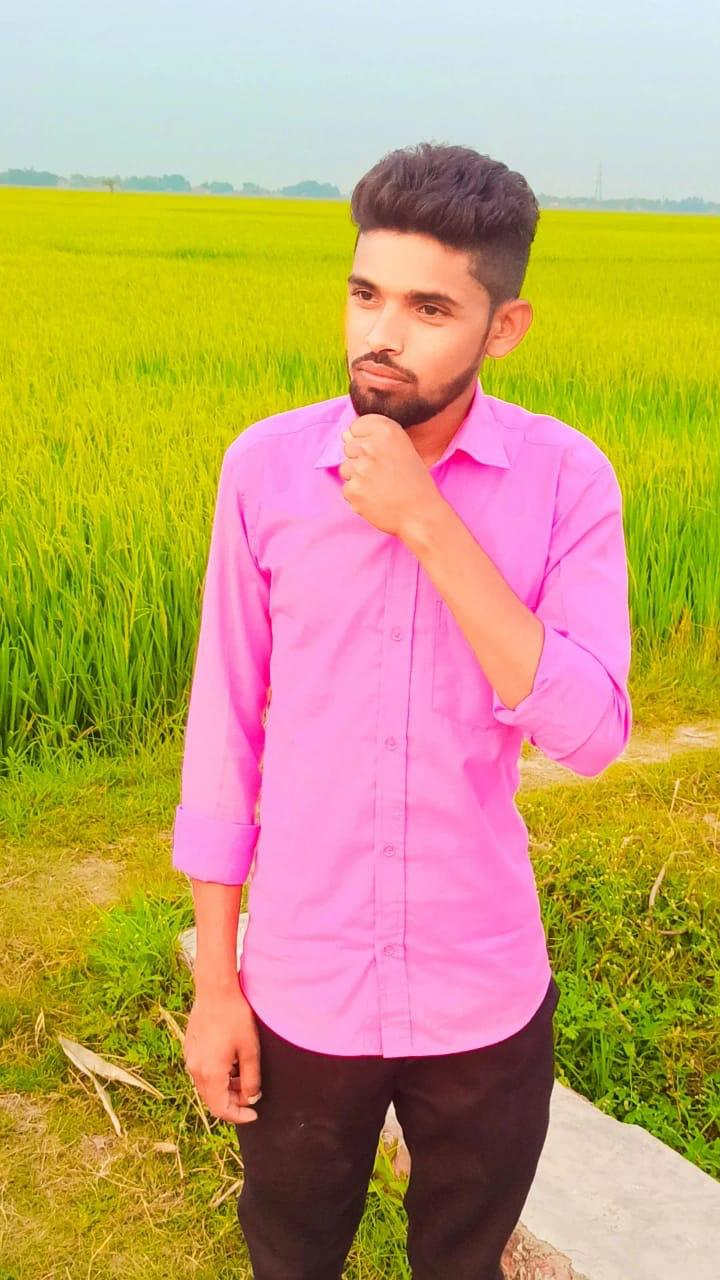
#> input picture img.jpg, 720 x 1280 px, given in place of the camera
$ python fram_diferencing.py
#> lines starting #> are read from the running program, lines starting #| are printed output that depends on the picture
import cv2
import numpy as np

# for getting fram from camera
def get_fram(cap):
    ret ,fram = cap.read()
#> fram is the input picture: shape (1280, 720, 3); mean B, G, R 108.6, 161.9, 193.8
    fram = cv2.resize(fram,None,fx=0.4,fy=0.4,interpolation=cv2.INTER_CUBIC)
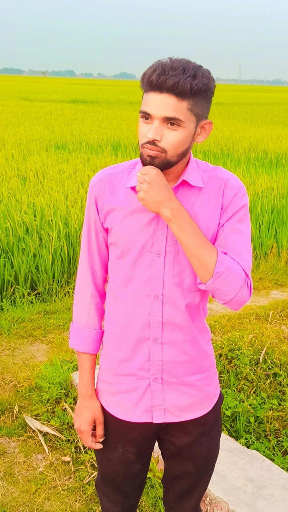
#> fram: shape (512, 288, 3); mean B, G, R 108.7, 161.9, 193.8
    fram = cv2.cvtColor(fram,cv2.COLOR_BGR2GRAY)
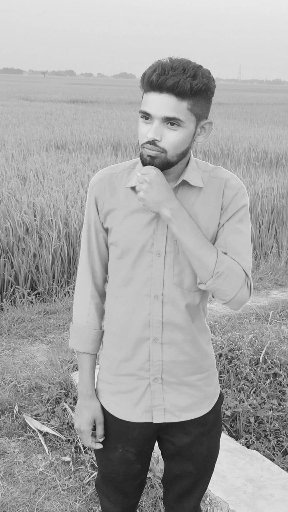
#> fram: shape (512, 288); min 12, max 244, mean 165.3
    return cv2.GaussianBlur(fram,(5,5),0)
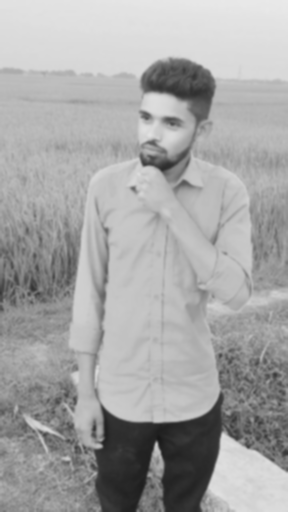
#> returned value: shape (512, 288); min 23, max 233, mean 165.3

# to calculate fram differnce
def fram_defference(p_fram,c_fram,n_fram):
    diff1 = cv2.absdiff(p_fram,c_fram)
#> diff1: shape (512, 288); every value is 0
    diff2 = cv2.absdiff(c_fram,n_fram)
    result = cv2.bitwise_and(diff1,diff2)

    return result


# taking input from camera
cap = cv2.VideoCapture(0)

# geting frams
p_fram = get_fram(cap)
c_fram = get_fram(cap)
n_fram = get_fram(cap)

while True:

    # storing the fram diffrence result
    diff_fram = fram_defference(p_fram,c_fram,n_fram)

    # do use it it is for visuals only
    _,threshold = cv2.threshold(diff_fram,0,255,cv2.THRESH_TRIANGLE)

    cv2.imshow('original',diff_fram)
    cv2.imshow('envanced',threshold)

    p_fram = c_fram
    c_fram = n_fram
    n_fram = get_fram(cap)

    if cv2.waitKey(1) == 27:
#> (key Esc is pressed here)
        break
cap.release()
cv2.destroyAllWindows

$ run again, on p1.jpg
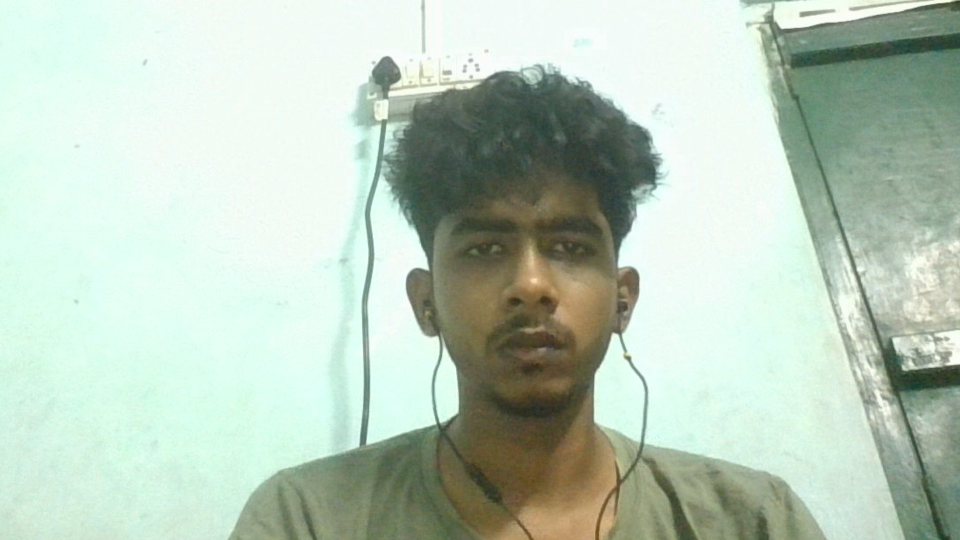
#> input picture p1.jpg, 1920 x 1080 px, given in place of the camera (shown at 1/2 size)
#> in get_fram, fram is the input picture: shape (1080, 1920, 3); mean B, G, R 188, 203.5, 186.6
#> in get_fram, `fram = cv2.resize(fram,None,fx=0.4,fy=0.4,interpolation=cv2.INTER_CUBIC)`:
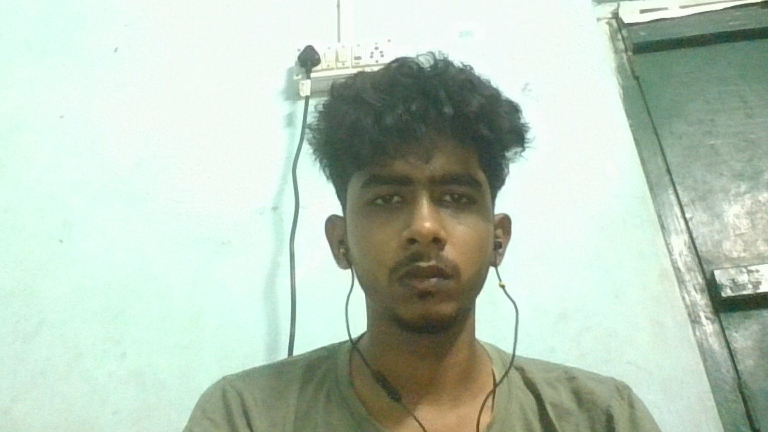
#> fram: shape (432, 768, 3); mean B, G, R 188, 203.5, 186.6
#> in get_fram, `fram = cv2.cvtColor(fram,cv2.COLOR_BGR2GRAY)`:
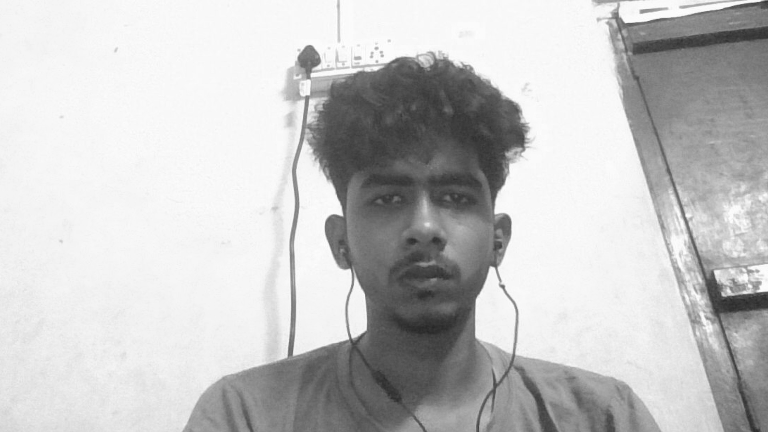
#> fram: shape (432, 768); min 38, max 255, mean 196.7
#> diff1: shape (432, 768); every value is 0

$ run again, on p2.jpg
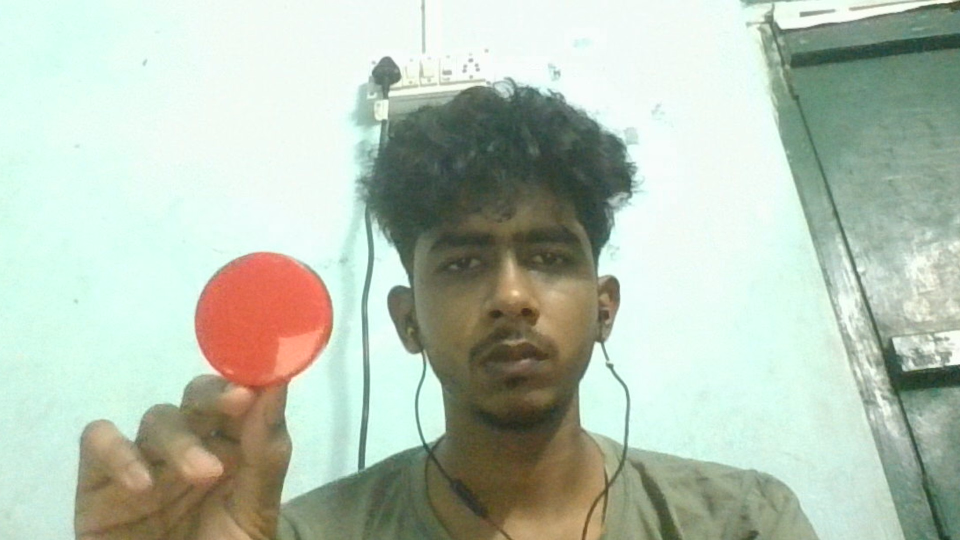
#> input picture p2.jpg, 1920 x 1080 px, given in place of the camera (shown at 1/2 size)
#> in get_fram, fram is the input picture: shape (1080, 1920, 3); mean B, G, R 178.9, 194.5, 181.8
#> in get_fram, `fram = cv2.resize(fram,None,fx=0.4,fy=0.4,interpolation=cv2.INTER_CUBIC)`:
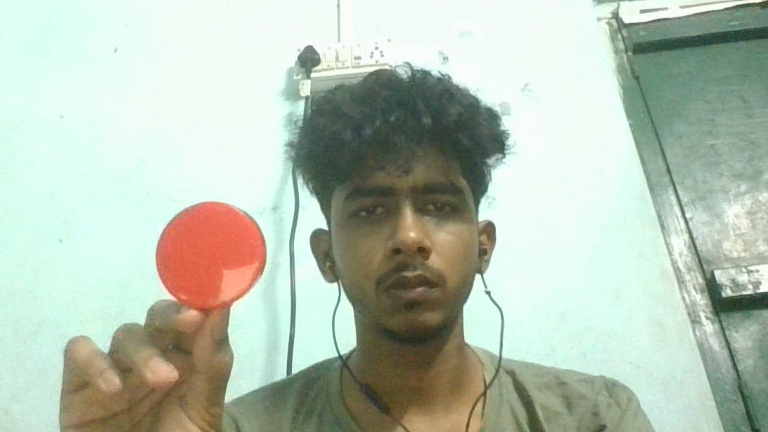
#> fram: shape (432, 768, 3); mean B, G, R 178.9, 194.5, 181.8
#> in get_fram, `fram = cv2.cvtColor(fram,cv2.COLOR_BGR2GRAY)`:
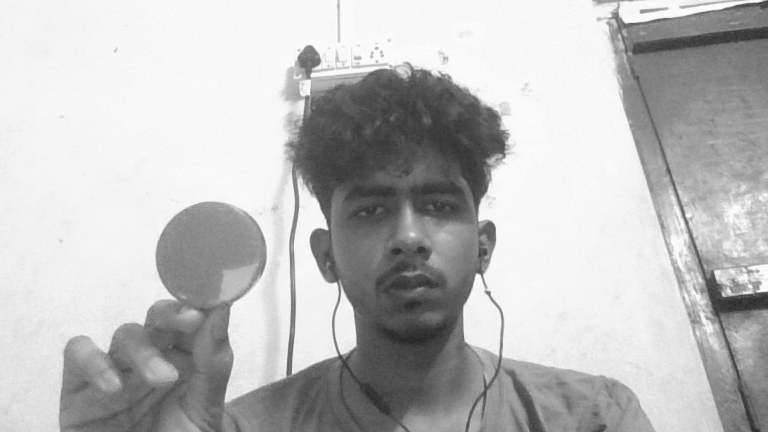
#> fram: shape (432, 768); min 38, max 254, mean 189
#> diff1: shape (432, 768); every value is 0

$ run again, on p3.jpg
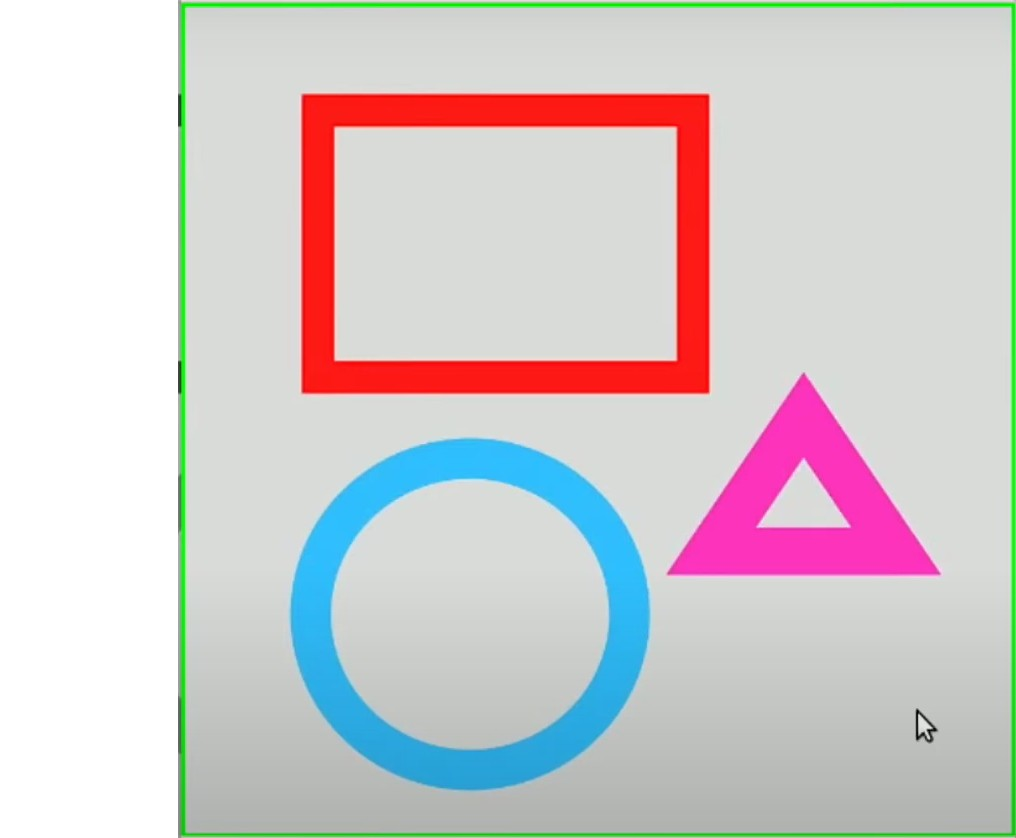
#> input picture p3.jpg, 1016 x 838 px, given in place of the camera
#> in get_fram, fram is the input picture: shape (838, 1016, 3); mean B, G, R 205, 203.7, 210
#> in get_fram, `fram = cv2.resize(fram,None,fx=0.4,fy=0.4,interpolation=cv2.INTER_CUBIC)`:
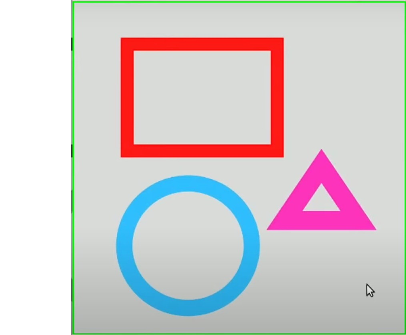
#> fram: shape (335, 406, 3); mean B, G, R 205.1, 203.6, 210.1
#> in get_fram, `fram = cv2.cvtColor(fram,cv2.COLOR_BGR2GRAY)`:
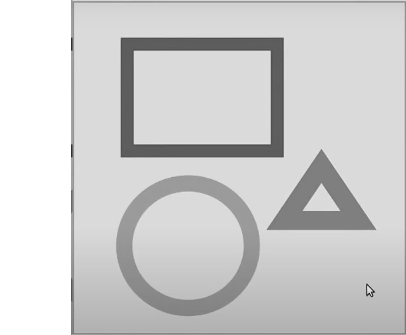
#> fram: shape (335, 406); min 17, max 255, mean 205.7
#> diff1: shape (335, 406); every value is 0
